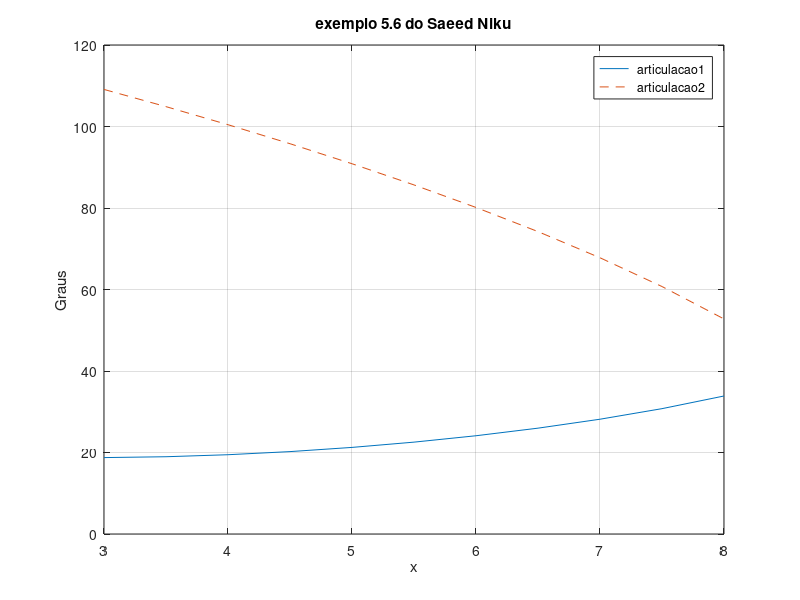

MATLAB code to generate this figure:
%Exemplo 5.6 do livro de Saeed Niku
% robo planar de 2GDL deve seguir uma linha reta de (3,10) a (8,14).
% Determinar as variaveis articulares theta1 e theta2
clear all
close all
clc

x0=3;% xo inicial
y0=10;% yo inicial
xf=8;% xf final
yf=14;% yf final

dx=0.5;
x=x0:dx:xf;
y=y0+((yf-y0)/(xf-x0)).*(x-x0);

tf=5;%tempo final
dt=0.1;%delta t
t=0:dt:tf;%eixo do tempo

% cinematica inversa do robo planar
l1=9;
l2=9;
costheta2= (x.^2+y.^2-l1.^2-l2.^2)./(2*l1.*l2);
sintheta2=sqrt(1-costheta2.^2);
theta2=atan2(sintheta2,costheta2);

cosB=(x.^2+y.^2+l1.^2-l2.^2)./(2*l1.*sqrt(x.^2+y.^2));
sinB=sqrt(1-cosB.^2);
beta=atan2(sinB,cosB);
theta1=atan(y./x)-beta;


%Resultados
 plot(x,theta1*180/pi,x,theta2*180/pi,'--')
 title('exemplo 5.6 do Saeed Niku')
 xlabel('x')
 ylabel('Graus')
legend(' articulacao1',' articulacao2')
 grid


